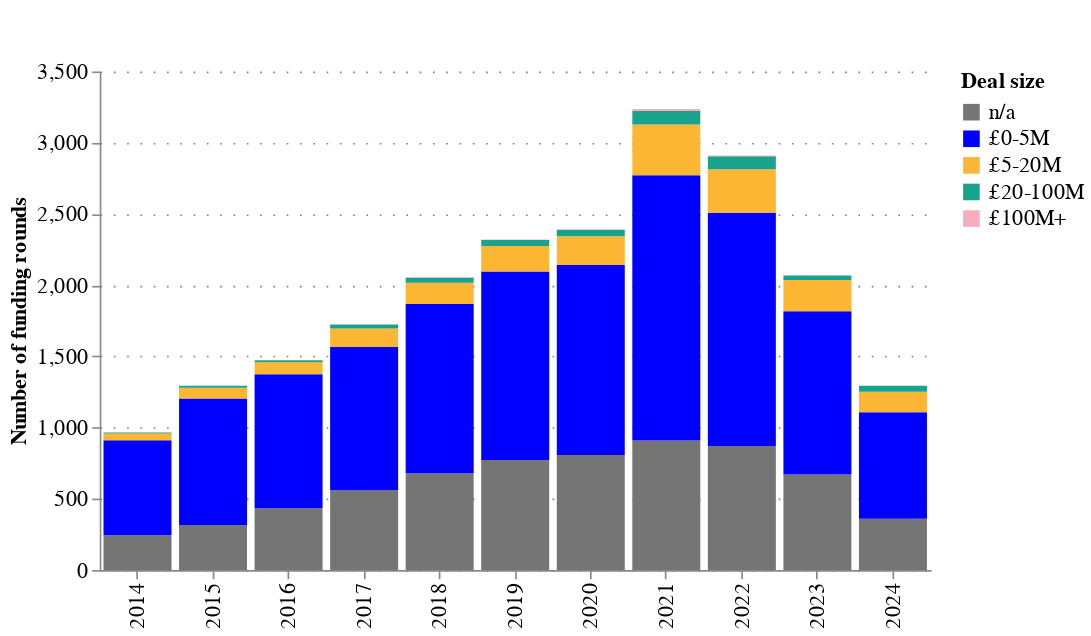

Notebook code for this chart:
### Code cell
analysis_crunchbase.chart_deal_sizes_counts(deal_counts_df)

### Figure 1 — Vega-Lite specification as saved in the notebook (floating-point values rounded to 4 significant figures)
{"config": {"title": {"font": "Averta", "anchor": "start"}, "subtitle": {"font": "Averta"}, "axis": {"labelFont": "Averta", "titleFont": "Averta", "gridColor": "grey", "gridDash": [1, 7], "labelFontSize": 13, "titleFontSize": 13}, "header": {"labelFont": "Averta", "titleFont": "Averta"}, "legend": {"labelFont": "Averta", "titleFont": "Averta", "labelFontSize": 13, "titleFontSize": 13}, "range": {"category": ["#0000FF", "#FDB633", "#18A48C", "#9A1BBE", "#EB003B", "#FF6E47", "#646363", "#0F294A", "#97D9E3", "#A59BEE", "#F6A4B7", "#D2C9C0", "#FFFFFF", "#000000"], "ordinal": {"scheme": ["#0000FF", "#FDB633", "#18A48C", "#9A1BBE", "#EB003B", "#FF6E47", "#646363", "#0F294A", "#97D9E3", "#A59BEE", "#F6A4B7", "#D2C9C0", "#FFFFFF", "#000000"]}}, "view": {"strokeWidth": 0}}, "data": {"name": "data-90dfe835a0481c63b97a8136dee0dc49"}, "mark": {"type": "bar"}, "encoding": {"color": {"field": "deal_size", "scale": {"domain": ["n/a", "£0-5M", "£5-20M", "£20-100M", "£100M+"], "range": ["#757575", "#0000FF", "#FDB633", "#18A48C", "#F6ADBD"]}, "title": "Deal size", "type": "nominal"}, "order": {"field": "order", "type": "quantitative"}, "tooltip": [{"field": "year", "type": "quantitative"}, {"field": "deal_size", "type": "nominal"}, {"field": "counts", "type": "quantitative"}], "x": {"field": "year", "title": "", "type": "ordinal"}, "y": {"field": "counts", "title": "Number of funding rounds", "type": "quantitative"}}, "height": 300, "title": {"anchor": "start", "text": ["", ""], "subtitle": "", "subtitleFont": "Averta", "subtitleFontSize": 13}, "width": 500, "$schema": "https://vega.github.io/schema/vega-lite/v5.20.1.json", "datasets": {"data-90dfe835a0481c63b97a8136dee0dc49": [{"year": 2014, "deal_size": "n/a", "counts": 244, "order": 0}, {"year": 2014, "deal_size": "£0-5M", "counts": 667, "order": 1}, {"year": 2014, "deal_size": "£5-20M", "counts": 48, "order": 2}, {"year": 2014, "deal_size": "£20-100M", "counts": 7, "order": 3}, {"year": 2014, "deal_size": "£100M+", "counts": 1, "order": 4}, {"year": 2015, "deal_size": "n/a", "counts": 317, "order": 0}, {"year": 2015, "deal_size": "£0-5M", "counts": 888, "order": 1}, {"year": 2015, "deal_size": "£5-20M", "counts": 75, "order": 2}, {"year": 2015, "deal_size": "£20-100M", "counts": 13, "order": 3}, {"year": 2015, "deal_size": "£100M+", "counts": 0, "order": 4}, {"year": 2016, "deal_size": "n/a", "counts": 434, "order": 0}, {"year": 2016, "deal_size": "£0-5M", "counts": 940, "order": 1}, {"year": 2016, "deal_size": "£5-20M", "counts": 84, "order": 2}, {"year": 2016, "deal_size": "£20-100M", "counts": 14, "order": 3}, {"year": 2016, "deal_size": "£100M+", "counts": 1, "order": 4}, {"year": 2017, "deal_size": "n/a", "counts": 562, "order": 0}, {"year": 2017, "deal_size": "£0-5M", "counts": 1004, "order": 1}, {"year": 2017, "deal_size": "£5-20M", "counts": 130, "order": 2}, {"year": 2017, "deal_size": "£20-100M", "counts": 27, "order": 3}, {"year": 2017, "deal_size": "£100M+", "counts": 3, "order": 4}, {"year": 2018, "deal_size": "n/a", "counts": 680, "order": 0}, {"year": 2018, "deal_size": "£0-5M", "counts": 1188, "order": 1}, {"year": 2018, "deal_size": "£5-20M", "counts": 148, "order": 2}, {"year": 2018, "deal_size": "£20-100M", "counts": 36, "order": 3}, {"year": 2018, "deal_size": "£100M+", "counts": 6, "order": 4}, {"year": 2019, "deal_size": "n/a", "counts": 772, "order": 0}, {"year": 2019, "deal_size": "£0-5M", "counts": 1324, "order": 1}, {"year": 2019, "deal_size": "£5-20M", "counts": 179, "order": 2}, {"year": 2019, "deal_size": "£20-100M", "counts": 42, "order": 3}, {"year": 2019, "deal_size": "£100M+", "counts": 4, "order": 4}, {"year": 2020, "deal_size": "n/a", "counts": 808, "order": 0}, {"year": 2020, "deal_size": "£0-5M", "counts": 1334, "order": 1}, {"year": 2020, "deal_size": "£5-20M", "counts": 201, "order": 2}, {"year": 2020, "deal_size": "£20-100M", "counts": 45, "order": 3}, {"year": 2020, "deal_size": "£100M+", "counts": 5, "order": 4}, {"year": 2021, "deal_size": "n/a", "counts": 909, "order": 0}, {"year": 2021, "deal_size": "£0-5M", "counts": 1862, "order": 1}, {"year": 2021, "deal_size": "£5-20M", "counts": 356, "order": 2}, {"year": 2021, "deal_size": "£20-100M", "counts": 95, "order": 3}, {"year": 2021, "deal_size": "£100M+", "counts": 15, "order": 4}, {"year": 2022, "deal_size": "n/a", "counts": 871, "order": 0}, {"year": 2022, "deal_size": "£0-5M", "counts": 1637, "order": 1}, {"year": 2022, "deal_size": "£5-20M", "counts": 306, "order": 2}, {"year": 2022, "deal_size": "£20-100M", "counts": 91, "order": 3}, {"year": 2022, "deal_size": "£100M+", "counts": 5, "order": 4}, {"year": 2023, "deal_size": "n/a", "counts": 670, "order": 0}, {"year": 2023, "deal_size": "£0-5M", "counts": 1146, "order": 1}, {"year": 2023, "deal_size": "£5-20M", "counts": 220, "order": 2}, {"year": 2023, "deal_size": "£20-100M", "counts": 31, "order": 3}, {"year": 2023, "deal_size": "£100M+", "counts": 1, "order": 4}, {"year": 2024, "deal_size": "n/a", "counts": 360, "order": 0}, {"year": 2024, "deal_size": "£0-5M", "counts": 747, "order": 1}, {"year": 2024, "deal_size": "£5-20M", "counts": 144, "order": 2}, {"year": 2024, "deal_size": "£20-100M", "counts": 42, "order": 3}, {"year": 2024, "deal_size": "£100M+", "counts": 1, "order": 4}]}}
